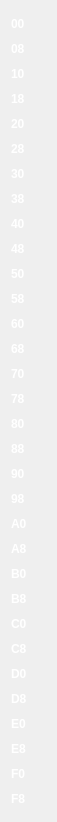
    <widget class="QWidget" name="gridLayoutWidget_2">
     <property name="geometry">
      <rect>
       <x>20</x>
       <y>50</y>
       <width>37</width>
       <height>802</height>
      </rect>
     </property>
     <layout class="QGridLayout" name="gridLayout_2">
      <property name="spacing">
       <number>0</number>
      </property>
      <item row="8" column="0">
       <widget class="QLabel" name="label_9">
        <property name="sizePolicy">
         <sizepolicy hsizetype="Fixed" vsizetype="Fixed">
          <horstretch>0</horstretch>
          <verstretch>0</verstretch>
         </sizepolicy>
        </property>
        <property name="minimumSize">
         <size>
          <width>35</width>
          <height>25</height>
         </size>
        </property>
        <property name="maximumSize">
         <size>
          <width>35</width>
          <height>25</height>
         </size>
        </property>
        <property name="font">
         <font>
          <weight>75</weight>
          <bold>true</bold>
         </font>
        </property>
        <property name="styleSheet">
         <string notr="true">color: white;
</string>
        </property>
        <property name="text">
         <string>40</string>
        </property>
        <property name="alignment">
         <set>Qt::AlignLeading|Qt::AlignLeft|Qt::AlignVCenter</set>
        </property>
       </widget>
      </item>
      <item row="30" column="0">
       <widget class="QLabel" name="label_31">
        <property name="sizePolicy">
         <sizepolicy hsizetype="Fixed" vsizetype="Fixed">
          <horstretch>0</horstretch>
          <verstretch>0</verstretch>
         </sizepolicy>
        </property>
        <property name="minimumSize">
         <size>
          <width>35</width>
          <height>25</height>
         </size>
        </property>
        <property name="maximumSize">
         <size>
          <width>35</width>
          <height>25</height>
         </size>
        </property>
        <property name="font">
         <font>
          <weight>75</weight>
          <bold>true</bold>
         </font>
        </property>
        <property name="styleSheet">
         <string notr="true">color: white;
</string>
        </property>
        <property name="text">
         <string>F0</string>
        </property>
        <property name="alignment">
         <set>Qt::AlignLeading|Qt::AlignLeft|Qt::AlignVCenter</set>
        </property>
       </widget>
      </item>
      <item row="15" column="0">
       <widget class="QLabel" name="label_16">
        <property name="sizePolicy">
         <sizepolicy hsizetype="Fixed" vsizetype="Fixed">
          <horstretch>0</horstretch>
          <verstretch>0</verstretch>
         </sizepolicy>
        </property>
        <property name="minimumSize">
         <size>
          <width>35</width>
          <height>25</height>
         </size>
        </property>
        <property name="maximumSize">
         <size>
          <width>35</width>
          <height>25</height>
         </size>
        </property>
        <property name="font">
         <font>
          <weight>75</weight>
          <bold>true</bold>
         </font>
        </property>
        <property name="styleSheet">
         <string notr="true">color: white;
</string>
        </property>
        <property name="text">
         <string>78</string>
        </property>
        <property name="alignment">
         <set>Qt::AlignLeading|Qt::AlignLeft|Qt::AlignVCenter</set>
        </property>
       </widget>
      </item>
      <item row="5" column="0">
       <widget class="QLabel" name="label_6">
        <property name="sizePolicy">
         <sizepolicy hsizetype="Fixed" vsizetype="Fixed">
          <horstretch>0</horstretch>
          <verstretch>0</verstretch>
         </sizepolicy>
        </property>
        <property name="minimumSize">
         <size>
          <width>35</width>
          <height>25</height>
         </size>
        </property>
        <property name="maximumSize">
         <size>
          <width>35</width>
          <height>25</height>
         </size>
        </property>
        <property name="font">
         <font>
          <weight>75</weight>
          <bold>true</bold>
         </font>
        </property>
        <property name="styleSheet">
         <string notr="true">color: white;
</string>
        </property>
        <property name="text">
         <string>28</string>
        </property>
        <property name="alignment">
         <set>Qt::AlignLeading|Qt::AlignLeft|Qt::AlignVCenter</set>
        </property>
       </widget>
      </item>
      <item row="21" column="0">
       <widget class="QLabel" name="label_22">
        <property name="sizePolicy">
         <sizepolicy hsizetype="Fixed" vsizetype="Fixed">
          <horstretch>0</horstretch>
          <verstretch>0</verstretch>
         </sizepolicy>
        </property>
        <property name="minimumSize">
         <size>
          <width>35</width>
          <height>25</height>
         </size>
        </property>
        <property name="maximumSize">
         <size>
          <width>35</width>
          <height>25</height>
         </size>
        </property>
        <property name="font">
         <font>
          <weight>75</weight>
          <bold>true</bold>
         </font>
        </property>
        <property name="styleSheet">
         <string notr="true">color: white;
</string>
        </property>
        <property name="text">
         <string>A8</string>
        </property>
        <property name="alignment">
         <set>Qt::AlignLeading|Qt::AlignLeft|Qt::AlignVCenter</set>
        </property>
       </widget>
      </item>
      <item row="17" column="0">
       <widget class="QLabel" name="label_18">
        <property name="sizePolicy">
         <sizepolicy hsizetype="Fixed" vsizetype="Fixed">
          <horstretch>0</horstretch>
          <verstretch>0</verstretch>
         </sizepolicy>
        </property>
        <property name="minimumSize">
         <size>
          <width>35</width>
          <height>25</height>
         </size>
        </property>
        <property name="maximumSize">
         <size>
          <width>35</width>
          <height>25</height>
         </size>
        </property>
        <property name="font">
         <font>
          <weight>75</weight>
          <bold>true</bold>
         </font>
        </property>
        <property name="styleSheet">
         <string notr="true">color: white;
</string>
        </property>
        <property name="text">
         <string>88</string>
        </property>
        <property name="alignment">
         <set>Qt::AlignLeading|Qt::AlignLeft|Qt::AlignVCenter</set>
        </property>
       </widget>
      </item>
      <item row="28" column="0">
       <widget class="QLabel" name="label_29">
        <property name="sizePolicy">
         <sizepolicy hsizetype="Fixed" vsizetype="Fixed">
          <horstretch>0</horstretch>
          <verstretch>0</verstretch>
         </sizepolicy>
        </property>
        <property name="minimumSize">
         <size>
          <width>35</width>
          <height>25</height>
         </size>
        </property>
        <property name="maximumSize">
         <size>
          <width>35</width>
          <height>25</height>
         </size>
        </property>
        <property name="font">
         <font>
          <weight>75</weight>
          <bold>true</bold>
         </font>
        </property>
        <property name="styleSheet">
         <string notr="true">color: white;
</string>
        </property>
        <property name="text">
         <string>E0</string>
        </property>
        <property name="alignment">
         <set>Qt::AlignLeading|Qt::AlignLeft|Qt::AlignVCenter</set>
        </property>
       </widget>
      </item>
      <item row="14" column="0">
       <widget class="QLabel" name="label_15">
        <property name="sizePolicy">
         <sizepolicy hsizetype="Fixed" vsizetype="Fixed">
          <horstretch>0</horstretch>
          <verstretch>0</verstretch>
         </sizepolicy>
        </property>
        <property name="minimumSize">
         <size>
          <width>35</width>
          <height>25</height>
         </size>
        </property>
        <property name="maximumSize">
         <size>
          <width>35</width>
          <height>25</height>
         </size>
        </property>
        <property name="font">
         <font>
          <weight>75</weight>
          <bold>true</bold>
         </font>
        </property>
        <property name="styleSheet">
         <string notr="true">color: white;
</string>
        </property>
        <property name="text">
         <string>70</string>
        </property>
        <property name="alignment">
         <set>Qt::AlignLeading|Qt::AlignLeft|Qt::AlignVCenter</set>
        </property>
       </widget>
      </item>
      <item row="18" column="0">
       <widget class="QLabel" name="label_19">
        <property name="sizePolicy">
         <sizepolicy hsizetype="Fixed" vsizetype="Fixed">
          <horstretch>0</horstretch>
          <verstretch>0</verstretch>
         </sizepolicy>
        </property>
        <property name="minimumSize">
         <size>
          <width>35</width>
          <height>25</height>
         </size>
        </property>
        <property name="maximumSize">
         <size>
          <width>35</width>
          <height>25</height>
         </size>
        </property>
        <property name="font">
         <font>
          <weight>75</weight>
          <bold>true</bold>
         </font>
        </property>
        <property name="styleSheet">
         <string notr="true">color: white;
</string>
        </property>
        <property name="text">
         <string>90</string>
        </property>
        <property name="alignment">
         <set>Qt::AlignLeading|Qt::AlignLeft|Qt::AlignVCenter</set>
        </property>
       </widget>
      </item>
      <item row="29" column="0">
       <widget class="QLabel" name="label_30">
        <property name="sizePolicy">
         <sizepolicy hsizetype="Fixed" vsizetype="Fixed">
          <horstretch>0</horstretch>
          <verstretch>0</verstretch>
         </sizepolicy>
        </property>
        <property name="minimumSize">
         <size>
          <width>35</width>
          <height>25</height>
         </size>
        </property>
        <property name="maximumSize">
         <size>
          <width>35</width>
          <height>25</height>
         </size>
        </property>
        <property name="font">
         <font>
          <weight>75</weight>
          <bold>true</bold>
         </font>
        </property>
        <property name="styleSheet">
         <string notr="true">color: white;
</string>
        </property>
        <property name="text">
         <string>E8</string>
        </property>
        <property name="alignment">
         <set>Qt::AlignLeading|Qt::AlignLeft|Qt::AlignVCenter</set>
        </property>
       </widget>
      </item>
      <item row="3" column="0">
       <widget class="QLabel" name="label_4">
        <property name="sizePolicy">
         <sizepolicy hsizetype="Fixed" vsizetype="Fixed">
          <horstretch>0</horstretch>
          <verstretch>0</verstretch>
         </sizepolicy>
        </property>
        <property name="minimumSize">
         <size>
          <width>35</width>
          <height>25</height>
         </size>
        </property>
        <property name="maximumSize">
         <size>
          <width>35</width>
          <height>25</height>
         </size>
        </property>
        <property name="font">
         <font>
          <weight>75</weight>
          <bold>true</bold>
         </font>
        </property>
        <property name="styleSheet">
         <string notr="true">color: white;
</string>
        </property>
        <property name="text">
         <string>18</string>
        </property>
        <property name="alignment">
         <set>Qt::AlignLeading|Qt::AlignLeft|Qt::AlignVCenter</set>
        </property>
       </widget>
      </item>
      <item row="6" column="0">
       <widget class="QLabel" name="label_7">
        <property name="sizePolicy">
         <sizepolicy hsizetype="Fixed" vsizetype="Fixed">
          <horstretch>0</horstretch>
          <verstretch>0</verstretch>
         </sizepolicy>
        </property>
        <property name="minimumSize">
         <size>
          <width>35</width>
          <height>25</height>
         </size>
        </property>
        <property name="maximumSize">
         <size>
          <width>35</width>
          <height>25</height>
         </size>
        </property>
        <property name="font">
         <font>
          <weight>75</weight>
          <bold>true</bold>
         </font>
        </property>
        <property name="styleSheet">
         <string notr="true">color: white;
</string>
        </property>
        <property name="text">
         <string>30</string>
        </property>
        <property name="alignment">
         <set>Qt::AlignLeading|Qt::AlignLeft|Qt::AlignVCenter</set>
        </property>
       </widget>
      </item>
      <item row="9" column="0">
       <widget class="QLabel" name="label_10">
        <property name="sizePolicy">
         <sizepolicy hsizetype="Fixed" vsizetype="Fixed">
          <horstretch>0</horstretch>
          <verstretch>0</verstretch>
         </sizepolicy>
        </property>
        <property name="minimumSize">
         <size>
          <width>35</width>
          <height>25</height>
         </size>
        </property>
        <property name="maximumSize">
         <size>
          <width>35</width>
          <height>25</height>
         </size>
        </property>
        <property name="font">
         <font>
          <weight>75</weight>
          <bold>true</bold>
         </font>
        </property>
        <property name="styleSheet">
         <string notr="true">color: white;
</string>
        </property>
        <property name="text">
         <string>48</string>
        </property>
        <property name="alignment">
         <set>Qt::AlignLeading|Qt::AlignLeft|Qt::AlignVCenter</set>
        </property>
       </widget>
      </item>
      <item row="2" column="0">
       <widget class="QLabel" name="label_3">
        <property name="sizePolicy">
         <sizepolicy hsizetype="Fixed" vsizetype="Fixed">
          <horstretch>0</horstretch>
          <verstretch>0</verstretch>
         </sizepolicy>
        </property>
        <property name="minimumSize">
         <size>
          <width>35</width>
          <height>25</height>
         </size>
        </property>
        <property name="maximumSize">
         <size>
          <width>35</width>
          <height>25</height>
         </size>
        </property>
        <property name="font">
         <font>
          <weight>75</weight>
          <bold>true</bold>
         </font>
        </property>
        <property name="styleSheet">
         <string notr="true">color: white;
</string>
        </property>
        <property name="text">
         <string>10</string>
        </property>
        <property name="alignment">
         <set>Qt::AlignLeading|Qt::AlignLeft|Qt::AlignVCenter</set>
        </property>
       </widget>
      </item>
      <item row="26" column="0">
       <widget class="QLabel" name="label_27">
        <property name="sizePolicy">
         <sizepolicy hsizetype="Fixed" vsizetype="Fixed">
          <horstretch>0</horstretch>
          <verstretch>0</verstretch>
         </sizepolicy>
        </property>
        <property name="minimumSize">
         <size>
          <width>35</width>
          <height>25</height>
         </size>
        </property>
        <property name="maximumSize">
         <size>
          <width>35</width>
          <height>25</height>
         </size>
        </property>
        <property name="font">
         <font>
          <weight>75</weight>
          <bold>true</bold>
         </font>
        </property>
        <property name="styleSheet">
         <string notr="true">color: white;
</string>
        </property>
        <property name="text">
         <string>D0</string>
        </property>
        <property name="alignment">
         <set>Qt::AlignLeading|Qt::AlignLeft|Qt::AlignVCenter</set>
        </property>
       </widget>
      </item>
      <item row="20" column="0">
       <widget class="QLabel" name="label_21">
        <property name="sizePolicy">
         <sizepolicy hsizetype="Fixed" vsizetype="Fixed">
          <horstretch>0</horstretch>
          <verstretch>0</verstretch>
         </sizepolicy>
        </property>
        <property name="minimumSize">
         <size>
          <width>35</width>
          <height>25</height>
         </size>
        </property>
        <property name="maximumSize">
         <size>
          <width>35</width>
          <height>25</height>
         </size>
        </property>
        <property name="font">
         <font>
          <weight>75</weight>
          <bold>true</bold>
         </font>
        </property>
        <property name="styleSheet">
         <string notr="true">color: white;
</string>
        </property>
        <property name="text">
         <string>A0</string>
        </property>
        <property name="alignment">
         <set>Qt::AlignLeading|Qt::AlignLeft|Qt::AlignVCenter</set>
        </property>
       </widget>
      </item>
      <item row="24" column="0">
       <widget class="QLabel" name="label_25">
        <property name="sizePolicy">
         <sizepolicy hsizetype="Fixed" vsizetype="Fixed">
          <horstretch>0</horstretch>
          <verstretch>0</verstretch>
         </sizepolicy>
        </property>
        <property name="minimumSize">
         <size>
          <width>35</width>
          <height>25</height>
         </size>
        </property>
        <property name="maximumSize">
         <size>
          <width>35</width>
          <height>25</height>
         </size>
        </property>
        <property name="font">
         <font>
          <weight>75</weight>
          <bold>true</bold>
         </font>
        </property>
        <property name="styleSheet">
         <string notr="true">color: white;
</string>
        </property>
        <property name="text">
         <string>C0</string>
        </property>
        <property name="alignment">
         <set>Qt::AlignLeading|Qt::AlignLeft|Qt::AlignVCenter</set>
        </property>
       </widget>
      </item>
      <item row="23" column="0">
       <widget class="QLabel" name="label_24">
        <property name="sizePolicy">
         <sizepolicy hsizetype="Fixed" vsizetype="Fixed">
          <horstretch>0</horstretch>
          <verstretch>0</verstretch>
         </sizepolicy>
        </property>
        <property name="minimumSize">
         <size>
          <width>35</width>
          <height>25</height>
         </size>
        </property>
        <property name="maximumSize">
         <size>
          <width>35</width>
          <height>25</height>
         </size>
        </property>
        <property name="font">
         <font>
          <weight>75</weight>
          <bold>true</bold>
         </font>
        </property>
        <property name="styleSheet">
         <string notr="true">color: white;
</string>
        </property>
        <property name="text">
         <string>B8</string>
        </property>
        <property name="alignment">
         <set>Qt::AlignLeading|Qt::AlignLeft|Qt::AlignVCenter</set>
        </property>
       </widget>
      </item>
      <item row="11" column="0">
       <widget class="QLabel" name="label_12">
        <property name="sizePolicy">
         <sizepolicy hsizetype="Fixed" vsizetype="Fixed">
          <horstretch>0</horstretch>
          <verstretch>0</verstretch>
         </sizepolicy>
        </property>
        <property name="minimumSize">
         <size>
          <width>35</width>
          <height>25</height>
         </size>
        </property>
        <property name="maximumSize">
         <size>
          <width>35</width>
          <height>25</height>
         </size>
        </property>
        <property name="font">
         <font>
          <weight>75</weight>
          <bold>true</bold>
         </font>
        </property>
        <property name="styleSheet">
         <string notr="true">color: white;
</string>
        </property>
        <property name="text">
         <string>58</string>
        </property>
        <property name="alignment">
         <set>Qt::AlignLeading|Qt::AlignLeft|Qt::AlignVCenter</set>
        </property>
       </widget>
      </item>
      <item row="16" column="0">
       <widget class="QLabel" name="label_17">
        <property name="sizePolicy">
         <sizepolicy hsizetype="Fixed" vsizetype="Fixed">
          <horstretch>0</horstretch>
          <verstretch>0</verstretch>
         </sizepolicy>
        </property>
        <property name="minimumSize">
         <size>
          <width>35</width>
          <height>25</height>
         </size>
        </property>
        <property name="maximumSize">
         <size>
          <width>35</width>
          <height>25</height>
         </size>
        </property>
        <property name="font">
         <font>
          <weight>75</weight>
          <bold>true</bold>
         </font>
        </property>
        <property name="styleSheet">
         <string notr="true">color: white;
</string>
        </property>
        <property name="text">
         <string>80</string>
        </property>
        <property name="alignment">
         <set>Qt::AlignLeading|Qt::AlignLeft|Qt::AlignVCenter</set>
        </property>
       </widget>
      </item>
      <item row="25" column="0">
       <widget class="QLabel" name="label_26">
        <property name="sizePolicy">
         <sizepolicy hsizetype="Fixed" vsizetype="Fixed">
          <horstretch>0</horstretch>
          <verstretch>0</verstretch>
         </sizepolicy>
        </property>
        <property name="minimumSize">
         <size>
          <width>35</width>
          <height>25</height>
         </size>
        </property>
        <property name="maximumSize">
         <size>
          <width>35</width>
          <height>25</height>
         </size>
        </property>
        <property name="font">
         <font>
          <weight>75</weight>
          <bold>true</bold>
         </font>
        </property>
        <property name="styleSheet">
         <string notr="true">color: white;
</string>
        </property>
        <property name="text">
         <string>C8</string>
        </property>
        <property name="alignment">
         <set>Qt::AlignLeading|Qt::AlignLeft|Qt::AlignVCenter</set>
        </property>
       </widget>
      </item>
      <item row="10" column="0">
       <widget class="QLabel" name="label_11">
        <property name="sizePolicy">
         <sizepolicy hsizetype="Fixed" vsizetype="Fixed">
          <horstretch>0</horstretch>
          <verstretch>0</verstretch>
         </sizepolicy>
        </property>
        <property name="minimumSize">
         <size>
          <width>35</width>
          <height>25</height>
         </size>
        </property>
        <property name="maximumSize">
         <size>
          <width>35</width>
          <height>25</height>
         </size>
        </property>
        <property name="font">
         <font>
          <weight>75</weight>
          <bold>true</bold>
         </font>
        </property>
        <property name="styleSheet">
         <string notr="true">color: white;
</string>
        </property>
        <property name="text">
         <string>50</string>
        </property>
        <property name="alignment">
         <set>Qt::AlignLeading|Qt::AlignLeft|Qt::AlignVCenter</set>
        </property>
       </widget>
      </item>
      <item row="0" column="0">
       <widget class="QLabel" name="label">
        <property name="sizePolicy">
         <sizepolicy hsizetype="Fixed" vsizetype="Fixed">
          <horstretch>0</horstretch>
          <verstretch>0</verstretch>
         </sizepolicy>
        </property>
        <property name="minimumSize">
         <size>
          <width>35</width>
          <height>25</height>
         </size>
        </property>
        <property name="maximumSize">
         <size>
          <width>35</width>
          <height>25</height>
         </size>
        </property>
        <property name="font">
         <font>
          <weight>75</weight>
          <bold>true</bold>
         </font>
        </property>
        <property name="styleSheet">
         <string notr="true">color: white;
</string>
        </property>
        <property name="text">
         <string>00</string>
        </property>
        <property name="alignment">
         <set>Qt::AlignLeading|Qt::AlignLeft|Qt::AlignVCenter</set>
        </property>
       </widget>
      </item>
      <item row="7" column="0">
       <widget class="QLabel" name="label_8">
        <property name="sizePolicy">
         <sizepolicy hsizetype="Fixed" vsizetype="Fixed">
          <horstretch>0</horstretch>
          <verstretch>0</verstretch>
         </sizepolicy>
        </property>
        <property name="minimumSize">
         <size>
          <width>35</width>
          <height>25</height>
         </size>
        </property>
        <property name="maximumSize">
         <size>
          <width>35</width>
          <height>25</height>
         </size>
        </property>
        <property name="font">
         <font>
          <weight>75</weight>
          <bold>true</bold>
         </font>
        </property>
        <property name="styleSheet">
         <string notr="true">color: white;
</string>
        </property>
        <property name="text">
         <string>38</string>
        </property>
        <property name="alignment">
         <set>Qt::AlignLeading|Qt::AlignLeft|Qt::AlignVCenter</set>
        </property>
       </widget>
      </item>
      <item row="31" column="0">
       <widget class="QLabel" name="label_32">
        <property name="sizePolicy">
         <sizepolicy hsizetype="Fixed" vsizetype="Fixed">
          <horstretch>0</horstretch>
          <verstretch>0</verstretch>
         </sizepolicy>
        </property>
        <property name="minimumSize">
         <size>
          <width>35</width>
          <height>25</height>
         </size>
        </property>
        <property name="maximumSize">
         <size>
          <width>35</width>
          <height>25</height>
         </size>
        </property>
        <property name="font">
         <font>
          <weight>75</weight>
          <bold>true</bold>
         </font>
        </property>
        <property name="styleSheet">
         <string notr="true">color: white;
</string>
        </property>
        <property name="text">
         <string>F8</string>
        </property>
        <property name="alignment">
         <set>Qt::AlignLeading|Qt::AlignLeft|Qt::AlignVCenter</set>
        </property>
       </widget>
      </item>
      <item row="13" column="0">
       <widget class="QLabel" name="label_14">
        <property name="sizePolicy">
         <sizepolicy hsizetype="Fixed" vsizetype="Fixed">
          <horstretch>0</horstretch>
          <verstretch>0</verstretch>
         </sizepolicy>
        </property>
        <property name="minimumSize">
         <size>
          <width>35</width>
          <height>25</height>
         </size>
        </property>
        <property name="maximumSize">
         <size>
          <width>35</width>
          <height>25</height>
         </size>
        </property>
        <property name="font">
         <font>
          <weight>75</weight>
          <bold>true</bold>
         </font>
        </property>
        <property name="styleSheet">
         <string notr="true">color: white;
</string>
        </property>
        <property name="text">
         <string>68</string>
        </property>
        <property name="alignment">
         <set>Qt::AlignLeading|Qt::AlignLeft|Qt::AlignVCenter</set>
        </property>
       </widget>
      </item>
      <item row="4" column="0">
       <widget class="QLabel" name="label_5">
        <property name="sizePolicy">
         <sizepolicy hsizetype="Fixed" vsizetype="Fixed">
          <horstretch>0</horstretch>
          <verstretch>0</verstretch>
         </sizepolicy>
        </property>
        <property name="minimumSize">
         <size>
          <width>35</width>
          <height>25</height>
         </size>
        </property>
        <property name="maximumSize">
         <size>
          <width>35</width>
          <height>25</height>
         </size>
        </property>
        <property name="font">
         <font>
          <weight>75</weight>
          <bold>true</bold>
         </font>
        </property>
        <property name="styleSheet">
         <string notr="true">color: white;
</string>
        </property>
        <property name="text">
         <string>20</string>
        </property>
        <property name="alignment">
         <set>Qt::AlignLeading|Qt::AlignLeft|Qt::AlignVCenter</set>
        </property>
       </widget>
      </item>
      <item row="12" column="0">
       <widget class="QLabel" name="label_13">
        <property name="sizePolicy">
         <sizepolicy hsizetype="Fixed" vsizetype="Fixed">
          <horstretch>0</horstretch>
          <verstretch>0</verstretch>
         </sizepolicy>
        </property>
        <property name="minimumSize">
         <size>
          <width>35</width>
          <height>25</height>
         </size>
        </property>
        <property name="maximumSize">
         <size>
          <width>35</width>
          <height>25</height>
         </size>
        </property>
        <property name="font">
         <font>
          <weight>75</weight>
          <bold>true</bold>
         </font>
        </property>
        <property name="styleSheet">
         <string notr="true">color: white;
</string>
        </property>
        <property name="text">
         <string>60</string>
        </property>
        <property name="alignment">
         <set>Qt::AlignLeading|Qt::AlignLeft|Qt::AlignVCenter</set>
        </property>
       </widget>
      </item>
      <item row="19" column="0">
       <widget class="QLabel" name="label_20">
        <property name="sizePolicy">
         <sizepolicy hsizetype="Fixed" vsizetype="Fixed">
          <horstretch>0</horstretch>
          <verstretch>0</verstretch>
         </sizepolicy>
        </property>
        <property name="minimumSize">
         <size>
          <width>35</width>
          <height>25</height>
         </size>
        </property>
        <property name="maximumSize">
         <size>
          <width>35</width>
          <height>25</height>
         </size>
        </property>
        <property name="font">
         <font>
          <weight>75</weight>
          <bold>true</bold>
         </font>
        </property>
        <property name="styleSheet">
         <string notr="true">color: white;
</string>
        </property>
        <property name="text">
         <string>98</string>
        </property>
        <property name="alignment">
         <set>Qt::AlignLeading|Qt::AlignLeft|Qt::AlignVCenter</set>
        </property>
       </widget>
      </item>
      <item row="27" column="0">
       <widget class="QLabel" name="label_28">
        <property name="sizePolicy">
         <sizepolicy hsizetype="Fixed" vsizetype="Fixed">
          <horstretch>0</horstretch>
          <verstretch>0</verstretch>
         </sizepolicy>
        </property>
        <property name="minimumSize">
         <size>
          <width>35</width>
          <height>25</height>
         </size>
        </property>
        <property name="maximumSize">
         <size>
          <width>35</width>
          <height>25</height>
         </size>
        </property>
        <property name="font">
         <font>
          <weight>75</weight>
          <bold>true</bold>
         </font>
        </property>
        <property name="styleSheet">
         <string notr="true">color: white;
</string>
        </property>
        <property name="text">
         <string>D8</string>
        </property>
        <property name="alignment">
         <set>Qt::AlignLeading|Qt::AlignLeft|Qt::AlignVCenter</set>
        </property>
       </widget>
      </item>
      <item row="1" column="0">
       <widget class="QLabel" name="label_2">
        <property name="sizePolicy">
         <sizepolicy hsizetype="Fixed" vsizetype="Fixed">
          <horstretch>0</horstretch>
          <verstretch>0</verstretch>
         </sizepolicy>
        </property>
        <property name="minimumSize">
         <size>
          <width>35</width>
          <height>25</height>
         </size>
        </property>
        <property name="maximumSize">
         <size>
          <width>35</width>
          <height>25</height>
         </size>
        </property>
        <property name="font">
         <font>
          <weight>75</weight>
          <bold>true</bold>
         </font>
        </property>
        <property name="styleSheet">
         <string notr="true">color: white;
</string>
        </property>
        <property name="text">
         <string>08</string>
        </property>
        <property name="alignment">
         <set>Qt::AlignLeading|Qt::AlignLeft|Qt::AlignVCenter</set>
        </property>
       </widget>
      </item>
      <item row="22" column="0">
       <widget class="QLabel" name="label_23">
        <property name="sizePolicy">
         <sizepolicy hsizetype="Fixed" vsizetype="Fixed">
          <horstretch>0</horstretch>
          <verstretch>0</verstretch>
         </sizepolicy>
        </property>
        <property name="minimumSize">
         <size>
          <width>35</width>
          <height>25</height>
         </size>
        </property>
        <property name="maximumSize">
         <size>
          <width>35</width>
          <height>25</height>
         </size>
        </property>
        <property name="font">
         <font>
          <weight>75</weight>
          <bold>true</bold>
         </font>
        </property>
        <property name="styleSheet">
         <string notr="true">color: white;
</string>
        </property>
        <property name="text">
         <string>B0</string>
        </property>
        <property name="alignment">
         <set>Qt::AlignLeading|Qt::AlignLeft|Qt::AlignVCenter</set>
        </property>
       </widget>
      </item>
     </layout>
    </widget>
